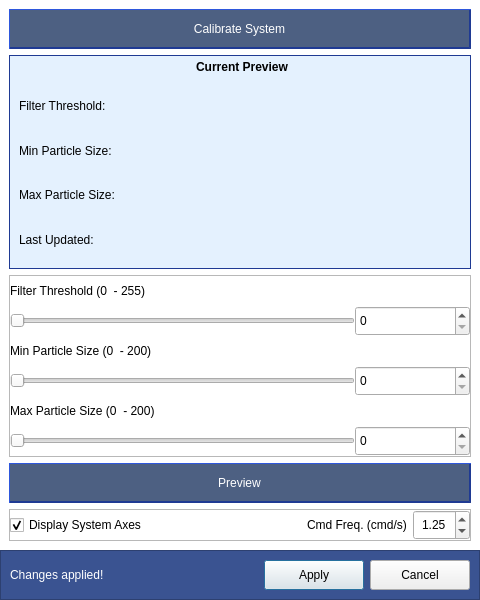
<?xml version="1.0" encoding="UTF-8"?>
<ui version="4.0">
 <class>Dialog_SettingsWindow</class>
 <widget class="QDialog" name="Dialog_SettingsWindow">
  <property name="geometry">
   <rect>
    <x>0</x>
    <y>0</y>
    <width>480</width>
    <height>600</height>
   </rect>
  </property>
  <property name="sizePolicy">
   <sizepolicy hsizetype="Preferred" vsizetype="Preferred">
    <horstretch>0</horstretch>
    <verstretch>0</verstretch>
   </sizepolicy>
  </property>
  <property name="minimumSize">
   <size>
    <width>480</width>
    <height>600</height>
   </size>
  </property>
  <property name="baseSize">
   <size>
    <width>480</width>
    <height>640</height>
   </size>
  </property>
  <property name="windowTitle">
   <string>Dialog</string>
  </property>
  <property name="styleSheet">
   <string notr="true">QDialog {
background-color: rgb(103, 128, 159);
}</string>
  </property>
  <layout class="QGridLayout" name="gridLayout">
   <property name="leftMargin">
    <number>0</number>
   </property>
   <property name="topMargin">
    <number>0</number>
   </property>
   <property name="rightMargin">
    <number>0</number>
   </property>
   <property name="bottomMargin">
    <number>0</number>
   </property>
   <property name="spacing">
    <number>0</number>
   </property>
   <item row="1" column="0">
    <widget class="QFrame" name="frame_2">
     <property name="sizePolicy">
      <sizepolicy hsizetype="Preferred" vsizetype="Preferred">
       <horstretch>0</horstretch>
       <verstretch>0</verstretch>
      </sizepolicy>
     </property>
     <property name="minimumSize">
      <size>
       <width>0</width>
       <height>40</height>
      </size>
     </property>
     <property name="styleSheet">
      <string notr="true">QFrame {
background-color: rgb(58, 83, 145);
}</string>
     </property>
     <property name="frameShape">
      <enum>QFrame::StyledPanel</enum>
     </property>
     <property name="frameShadow">
      <enum>QFrame::Raised</enum>
     </property>
     <layout class="QHBoxLayout" name="horizontalLayout">
      <item>
       <widget class="QLabel" name="label_ChangesApplied">
        <property name="styleSheet">
         <string notr="true">QLabel {
color: rgb(255,255,255);
font: 12pt &quot;Segoe UIi&quot;;
}</string>
        </property>
        <property name="text">
         <string>Changes applied!</string>
        </property>
       </widget>
      </item>
      <item>
       <spacer name="horizontalSpacer">
        <property name="orientation">
         <enum>Qt::Horizontal</enum>
        </property>
        <property name="sizeHint" stdset="0">
         <size>
          <width>40</width>
          <height>20</height>
         </size>
        </property>
       </spacer>
      </item>
      <item>
       <widget class="QPushButton" name="pushButton_ApplySettings">
        <property name="enabled">
         <bool>true</bool>
        </property>
        <property name="sizePolicy">
         <sizepolicy hsizetype="Fixed" vsizetype="Fixed">
          <horstretch>0</horstretch>
          <verstretch>0</verstretch>
         </sizepolicy>
        </property>
        <property name="minimumSize">
         <size>
          <width>100</width>
          <height>30</height>
         </size>
        </property>
        <property name="autoFillBackground">
         <bool>false</bool>
        </property>
        <property name="styleSheet">
         <string notr="true">QPushButton {
font: 12pt &quot;Segoe UI&quot;;
text-align: center;
padding: 0px;
}</string>
        </property>
        <property name="text">
         <string>Apply</string>
        </property>
       </widget>
      </item>
      <item>
       <widget class="QPushButton" name="pushButton_CancelAndExit">
        <property name="enabled">
         <bool>true</bool>
        </property>
        <property name="sizePolicy">
         <sizepolicy hsizetype="Fixed" vsizetype="Fixed">
          <horstretch>0</horstretch>
          <verstretch>0</verstretch>
         </sizepolicy>
        </property>
        <property name="minimumSize">
         <size>
          <width>100</width>
          <height>30</height>
         </size>
        </property>
        <property name="autoFillBackground">
         <bool>false</bool>
        </property>
        <property name="styleSheet">
         <string notr="true">QPushButton {
font: 12pt &quot;Segoe UI&quot;;
text-align: center;
padding: 0px;
}</string>
        </property>
        <property name="text">
         <string>Cancel</string>
        </property>
       </widget>
      </item>
     </layout>
    </widget>
   </item>
   <item row="0" column="0">
    <widget class="QGroupBox" name="groupBox_SystemCalibration">
     <property name="sizePolicy">
      <sizepolicy hsizetype="Expanding" vsizetype="Expanding">
       <horstretch>0</horstretch>
       <verstretch>1</verstretch>
      </sizepolicy>
     </property>
     <property name="minimumSize">
      <size>
       <width>0</width>
       <height>0</height>
      </size>
     </property>
     <property name="layoutDirection">
      <enum>Qt::LeftToRight</enum>
     </property>
     <property name="styleSheet">
      <string notr="true">#groupBox_SystemCalibration {
background-color: rgb(255, 255, 255);
color: rgb(31,58,147);
font: 16pt &quot;Calibri&quot;;  
font-weight: bold;
border: 0px;
}

#groupBox_SystemCalibration::title{
background-color: transparent;
}</string>
     </property>
     <property name="title">
      <string/>
     </property>
     <property name="alignment">
      <set>Qt::AlignHCenter|Qt::AlignTop</set>
     </property>
     <property name="flat">
      <bool>true</bool>
     </property>
     <layout class="QGridLayout" name="gridLayout_4">
      <item row="1" column="1">
       <widget class="QGroupBox" name="groupBox_CurrentPreview">
        <property name="sizePolicy">
         <sizepolicy hsizetype="Expanding" vsizetype="Expanding">
          <horstretch>0</horstretch>
          <verstretch>1</verstretch>
         </sizepolicy>
        </property>
        <property name="minimumSize">
         <size>
          <width>0</width>
          <height>0</height>
         </size>
        </property>
        <property name="layoutDirection">
         <enum>Qt::LeftToRight</enum>
        </property>
        <property name="styleSheet">
         <string notr="true">QGroupBox {
background-color: rgb(228, 241, 254);
font: 14pt &quot;Segoe UI&quot;;
font-weight: bold;
border: 1px;
border-color: rgb(31, 58, 147);
border-style: solid;
}

QGroupBox::title {
padding-top: 5px;
background-color: transparent;
}</string>
        </property>
        <property name="title">
         <string>Current Preview</string>
        </property>
        <property name="alignment">
         <set>Qt::AlignHCenter|Qt::AlignTop</set>
        </property>
        <property name="flat">
         <bool>true</bool>
        </property>
        <layout class="QGridLayout" name="gridLayout_5">
         <property name="topMargin">
          <number>30</number>
         </property>
         <item row="5" column="1">
          <widget class="QLabel" name="label_LastUpdatePreview">
           <property name="sizePolicy">
            <sizepolicy hsizetype="Preferred" vsizetype="Preferred">
             <horstretch>0</horstretch>
             <verstretch>0</verstretch>
            </sizepolicy>
           </property>
           <property name="styleSheet">
            <string notr="true">QLabel {
font: 12pt &quot;Segoe UI&quot;;  
}</string>
           </property>
           <property name="text">
            <string/>
           </property>
          </widget>
         </item>
         <item row="2" column="1">
          <widget class="QLabel" name="label_MinParticleSizePreview">
           <property name="sizePolicy">
            <sizepolicy hsizetype="Preferred" vsizetype="Preferred">
             <horstretch>0</horstretch>
             <verstretch>0</verstretch>
            </sizepolicy>
           </property>
           <property name="styleSheet">
            <string notr="true">QLabel {
font: 12pt &quot;Segoe UI&quot;;  
}</string>
           </property>
           <property name="text">
            <string/>
           </property>
          </widget>
         </item>
         <item row="5" column="0">
          <widget class="QLabel" name="label_LastUpdatePreview_Title">
           <property name="styleSheet">
            <string notr="true">QLabel {
font: 12pt &quot;Segoe UI&quot;;  
}</string>
           </property>
           <property name="text">
            <string>Last Updated:</string>
           </property>
          </widget>
         </item>
         <item row="3" column="1">
          <widget class="QLabel" name="label_MaxParticleSizePreview">
           <property name="sizePolicy">
            <sizepolicy hsizetype="Preferred" vsizetype="Preferred">
             <horstretch>0</horstretch>
             <verstretch>0</verstretch>
            </sizepolicy>
           </property>
           <property name="styleSheet">
            <string notr="true">QLabel {
font: 12pt &quot;Segoe UI&quot;;  
}</string>
           </property>
           <property name="text">
            <string/>
           </property>
          </widget>
         </item>
         <item row="1" column="1">
          <widget class="QLabel" name="label_FilterThresholdPreview">
           <property name="sizePolicy">
            <sizepolicy hsizetype="Preferred" vsizetype="Preferred">
             <horstretch>0</horstretch>
             <verstretch>0</verstretch>
            </sizepolicy>
           </property>
           <property name="styleSheet">
            <string notr="true">QLabel {
font: 12pt &quot;Segoe UI&quot;;  
}</string>
           </property>
           <property name="text">
            <string/>
           </property>
          </widget>
         </item>
         <item row="2" column="0">
          <widget class="QLabel" name="label_MinParticleSizePreview_Title">
           <property name="styleSheet">
            <string notr="true">QLabel {
font: 12pt &quot;Segoe UI&quot;;  
}</string>
           </property>
           <property name="text">
            <string>Min Particle Size:</string>
           </property>
          </widget>
         </item>
         <item row="1" column="0">
          <widget class="QLabel" name="label_FilterThresholdPreview_Title">
           <property name="styleSheet">
            <string notr="true">QLabel {
font: 12pt &quot;Segoe UI&quot;;  
}</string>
           </property>
           <property name="text">
            <string>Filter Threshold: </string>
           </property>
          </widget>
         </item>
         <item row="3" column="0">
          <widget class="QLabel" name="label_MaxParticleSizePreview_Title">
           <property name="styleSheet">
            <string notr="true">QLabel {
font: 12pt &quot;Segoe UI&quot;;  
}</string>
           </property>
           <property name="text">
            <string>Max Particle Size:</string>
           </property>
          </widget>
         </item>
        </layout>
       </widget>
      </item>
      <item row="0" column="1">
       <widget class="QPushButton" name="pushButton_CalibrateSystem">
        <property name="sizePolicy">
         <sizepolicy hsizetype="Expanding" vsizetype="Fixed">
          <horstretch>0</horstretch>
          <verstretch>0</verstretch>
         </sizepolicy>
        </property>
        <property name="minimumSize">
         <size>
          <width>200</width>
          <height>40</height>
         </size>
        </property>
        <property name="styleSheet">
         <string notr="true">QPushButton {
text-align: center;
padding: 10px;
background-color: rgb(77, 96, 130);
color: rgb(255,255,255);
border-top: 1px solid;
border-bottom: 2px solid;
border-right: 2px solid;
border-left: 1px solid;
border-color: rgb(31,58,147);
border-style: outset;
font: 14pt &quot;Segoe UI&quot;;
padding: 0px;
}

QPushButton::hover {
background-color: rgb(107, 126, 170);
border-color: rgb(31,58,147);
border-style: outset;
}

QPushButton::pressed {
background-color: rgb(107, 126, 170);
border-top: 2px solid;
border-bottom: 1px solid;
border-right: 1px solid;
border-left: 2px solid;
border-color: rgb(31,58,147);
border-style: inset;
}

QPushButton::disabled {
background-color: rgb(200, 200, 200);
border-color: rgb(160,160,160);
}</string>
        </property>
        <property name="text">
         <string>Calibrate System</string>
        </property>
       </widget>
      </item>
      <item row="5" column="1">
       <widget class="QPushButton" name="pushButton_Preview">
        <property name="enabled">
         <bool>true</bool>
        </property>
        <property name="sizePolicy">
         <sizepolicy hsizetype="Expanding" vsizetype="Fixed">
          <horstretch>0</horstretch>
          <verstretch>0</verstretch>
         </sizepolicy>
        </property>
        <property name="minimumSize">
         <size>
          <width>200</width>
          <height>40</height>
         </size>
        </property>
        <property name="styleSheet">
         <string notr="true">QPushButton {
text-align: center;
padding: 10px;
background-color: rgb(77, 96, 130);
color: rgb(255,255,255);
border-top: 1px solid;
border-bottom: 2px solid;
border-right: 2px solid;
border-left: 1px solid;
border-color: rgb(31,58,147);
border-style: outset;
font: 14pt &quot;Segoe UI&quot;;
padding: 0px;
}

QPushButton::hover {
background-color: rgb(107, 126, 170);
border-color: rgb(31,58,147);
border-style: outset;
}

QPushButton::pressed {
background-color: rgb(107, 126, 170);
border-top: 2px solid;
border-bottom: 1px solid;
border-right: 1px solid;
border-left: 2px solid;
border-color: rgb(31,58,147);
border-style: inset;
}

QPushButton::disabled {
background-color: rgb(200, 200, 200);
border-color: rgb(160,160,160);
}</string>
        </property>
        <property name="text">
         <string>Preview</string>
        </property>
       </widget>
      </item>
      <item row="2" column="1">
       <widget class="QFrame" name="frame_ParticleDetectionParams">
        <property name="frameShape">
         <enum>QFrame::StyledPanel</enum>
        </property>
        <property name="frameShadow">
         <enum>QFrame::Raised</enum>
        </property>
        <layout class="QGridLayout" name="gridLayout_2">
         <property name="leftMargin">
          <number>0</number>
         </property>
         <property name="topMargin">
          <number>0</number>
         </property>
         <property name="rightMargin">
          <number>0</number>
         </property>
         <property name="bottomMargin">
          <number>0</number>
         </property>
         <property name="spacing">
          <number>0</number>
         </property>
         <item row="1" column="1" colspan="2">
          <widget class="QLabel" name="label_FilterThreshold">
           <property name="sizePolicy">
            <sizepolicy hsizetype="Preferred" vsizetype="Fixed">
             <horstretch>0</horstretch>
             <verstretch>0</verstretch>
            </sizepolicy>
           </property>
           <property name="minimumSize">
            <size>
             <width>0</width>
             <height>30</height>
            </size>
           </property>
           <property name="styleSheet">
            <string notr="true">QLabel {
font: 12pt &quot;Segoe UI&quot;;
}</string>
           </property>
           <property name="text">
            <string>Filter Threshold (0  - 255)</string>
           </property>
           <property name="alignment">
            <set>Qt::AlignLeading|Qt::AlignLeft|Qt::AlignVCenter</set>
           </property>
          </widget>
         </item>
         <item row="3" column="1" colspan="2">
          <widget class="QLabel" name="label_MinParticleSize">
           <property name="sizePolicy">
            <sizepolicy hsizetype="Preferred" vsizetype="Fixed">
             <horstretch>0</horstretch>
             <verstretch>0</verstretch>
            </sizepolicy>
           </property>
           <property name="minimumSize">
            <size>
             <width>0</width>
             <height>30</height>
            </size>
           </property>
           <property name="styleSheet">
            <string notr="true">QLabel {
font: 12pt &quot;Segoe UI&quot;;
}</string>
           </property>
           <property name="text">
            <string>Min Particle Size (0  - 200)</string>
           </property>
           <property name="alignment">
            <set>Qt::AlignLeading|Qt::AlignLeft|Qt::AlignVCenter</set>
           </property>
          </widget>
         </item>
         <item row="5" column="1" colspan="2">
          <widget class="QLabel" name="label_MaxParticleSize">
           <property name="sizePolicy">
            <sizepolicy hsizetype="Preferred" vsizetype="Fixed">
             <horstretch>0</horstretch>
             <verstretch>0</verstretch>
            </sizepolicy>
           </property>
           <property name="minimumSize">
            <size>
             <width>0</width>
             <height>30</height>
            </size>
           </property>
           <property name="styleSheet">
            <string notr="true">QLabel {
font: 12pt &quot;Segoe UI&quot;;
}</string>
           </property>
           <property name="text">
            <string>Max Particle Size (0  - 200)</string>
           </property>
           <property name="alignment">
            <set>Qt::AlignLeading|Qt::AlignLeft|Qt::AlignVCenter</set>
           </property>
          </widget>
         </item>
         <item row="6" column="1">
          <widget class="QSlider" name="horizontalSlider_MaxParticleSize">
           <property name="enabled">
            <bool>true</bool>
           </property>
           <property name="sizePolicy">
            <sizepolicy hsizetype="Expanding" vsizetype="Fixed">
             <horstretch>3</horstretch>
             <verstretch>0</verstretch>
            </sizepolicy>
           </property>
           <property name="minimum">
            <number>0</number>
           </property>
           <property name="maximum">
            <number>200</number>
           </property>
           <property name="orientation">
            <enum>Qt::Horizontal</enum>
           </property>
          </widget>
         </item>
         <item row="6" column="2">
          <widget class="QSpinBox" name="spinBox_MaxParticleSize">
           <property name="enabled">
            <bool>true</bool>
           </property>
           <property name="sizePolicy">
            <sizepolicy hsizetype="Minimum" vsizetype="Fixed">
             <horstretch>1</horstretch>
             <verstretch>0</verstretch>
            </sizepolicy>
           </property>
           <property name="minimumSize">
            <size>
             <width>0</width>
             <height>30</height>
            </size>
           </property>
           <property name="styleSheet">
            <string notr="true">QSpinBox {
font: 10pt &quot;Segoe UI&quot;;
}</string>
           </property>
           <property name="minimum">
            <number>0</number>
           </property>
           <property name="maximum">
            <number>200</number>
           </property>
           <property name="value">
            <number>0</number>
           </property>
          </widget>
         </item>
         <item row="2" column="1">
          <widget class="QSlider" name="horizontalSlider_FilterThreshold">
           <property name="enabled">
            <bool>true</bool>
           </property>
           <property name="sizePolicy">
            <sizepolicy hsizetype="Expanding" vsizetype="Fixed">
             <horstretch>3</horstretch>
             <verstretch>0</verstretch>
            </sizepolicy>
           </property>
           <property name="maximum">
            <number>255</number>
           </property>
           <property name="orientation">
            <enum>Qt::Horizontal</enum>
           </property>
          </widget>
         </item>
         <item row="4" column="2">
          <widget class="QSpinBox" name="spinBox_MinParticleSize">
           <property name="enabled">
            <bool>true</bool>
           </property>
           <property name="sizePolicy">
            <sizepolicy hsizetype="Minimum" vsizetype="Fixed">
             <horstretch>1</horstretch>
             <verstretch>0</verstretch>
            </sizepolicy>
           </property>
           <property name="minimumSize">
            <size>
             <width>0</width>
             <height>30</height>
            </size>
           </property>
           <property name="styleSheet">
            <string notr="true">QSpinBox {
font: 10pt &quot;Segoe UI&quot;;
}</string>
           </property>
           <property name="maximum">
            <number>200</number>
           </property>
          </widget>
         </item>
         <item row="2" column="2">
          <widget class="QSpinBox" name="spinBox_FilterThreshold">
           <property name="enabled">
            <bool>true</bool>
           </property>
           <property name="sizePolicy">
            <sizepolicy hsizetype="Minimum" vsizetype="Fixed">
             <horstretch>1</horstretch>
             <verstretch>0</verstretch>
            </sizepolicy>
           </property>
           <property name="minimumSize">
            <size>
             <width>0</width>
             <height>30</height>
            </size>
           </property>
           <property name="styleSheet">
            <string notr="true">QSpinBox {
font: 10pt &quot;Segoe UI&quot;;
}</string>
           </property>
           <property name="maximum">
            <number>255</number>
           </property>
          </widget>
         </item>
         <item row="4" column="1">
          <widget class="QSlider" name="horizontalSlider_MinParticleSize">
           <property name="enabled">
            <bool>true</bool>
           </property>
           <property name="sizePolicy">
            <sizepolicy hsizetype="Expanding" vsizetype="Fixed">
             <horstretch>3</horstretch>
             <verstretch>0</verstretch>
            </sizepolicy>
           </property>
           <property name="maximum">
            <number>200</number>
           </property>
           <property name="orientation">
            <enum>Qt::Horizontal</enum>
           </property>
          </widget>
         </item>
        </layout>
       </widget>
      </item>
      <item row="6" column="1">
       <widget class="QFrame" name="frame">
        <property name="frameShape">
         <enum>QFrame::StyledPanel</enum>
        </property>
        <property name="frameShadow">
         <enum>QFrame::Raised</enum>
        </property>
        <layout class="QGridLayout" name="gridLayout_6">
         <property name="leftMargin">
          <number>0</number>
         </property>
         <property name="topMargin">
          <number>0</number>
         </property>
         <property name="rightMargin">
          <number>0</number>
         </property>
         <property name="bottomMargin">
          <number>0</number>
         </property>
         <property name="horizontalSpacing">
          <number>6</number>
         </property>
         <item row="1" column="2">
          <widget class="QDoubleSpinBox" name="doubleSpinBox_CommandFreq">
           <property name="sizePolicy">
            <sizepolicy hsizetype="Fixed" vsizetype="Preferred">
             <horstretch>0</horstretch>
             <verstretch>0</verstretch>
            </sizepolicy>
           </property>
           <property name="minimumSize">
            <size>
             <width>0</width>
             <height>30</height>
            </size>
           </property>
           <property name="layoutDirection">
            <enum>Qt::LeftToRight</enum>
           </property>
           <property name="styleSheet">
            <string notr="true">QDoubleSpinBox {
font: 10pt &quot;Segoe UI&quot;;
}</string>
           </property>
           <property name="alignment">
            <set>Qt::AlignCenter</set>
           </property>
           <property name="value">
            <double>1.250000000000000</double>
           </property>
          </widget>
         </item>
         <item row="1" column="1">
          <widget class="QLabel" name="label_CommandFreq">
           <property name="sizePolicy">
            <sizepolicy hsizetype="Fixed" vsizetype="Fixed">
             <horstretch>1</horstretch>
             <verstretch>0</verstretch>
            </sizepolicy>
           </property>
           <property name="minimumSize">
            <size>
             <width>0</width>
             <height>0</height>
            </size>
           </property>
           <property name="styleSheet">
            <string notr="true">QLabel {
font: 12pt &quot;Segoe UI&quot;;
}</string>
           </property>
           <property name="text">
            <string>Cmd Freq. (cmd/s)</string>
           </property>
          </widget>
         </item>
         <item row="1" column="0">
          <widget class="QCheckBox" name="checkBox_DisplaySystemAxes">
           <property name="styleSheet">
            <string notr="true">QCheckBox {
font: 11pt &quot;Segoe UIi&quot;;
color: rgb(0, 0, 0);
}

QCheckBox:disabled {
color: rgb(100, 100, 100);
}</string>
           </property>
           <property name="text">
            <string>Display System Axes</string>
           </property>
           <property name="checked">
            <bool>true</bool>
           </property>
          </widget>
         </item>
        </layout>
       </widget>
      </item>
     </layout>
    </widget>
   </item>
  </layout>
 </widget>
 <resources/>
 <connections/>
</ui>
